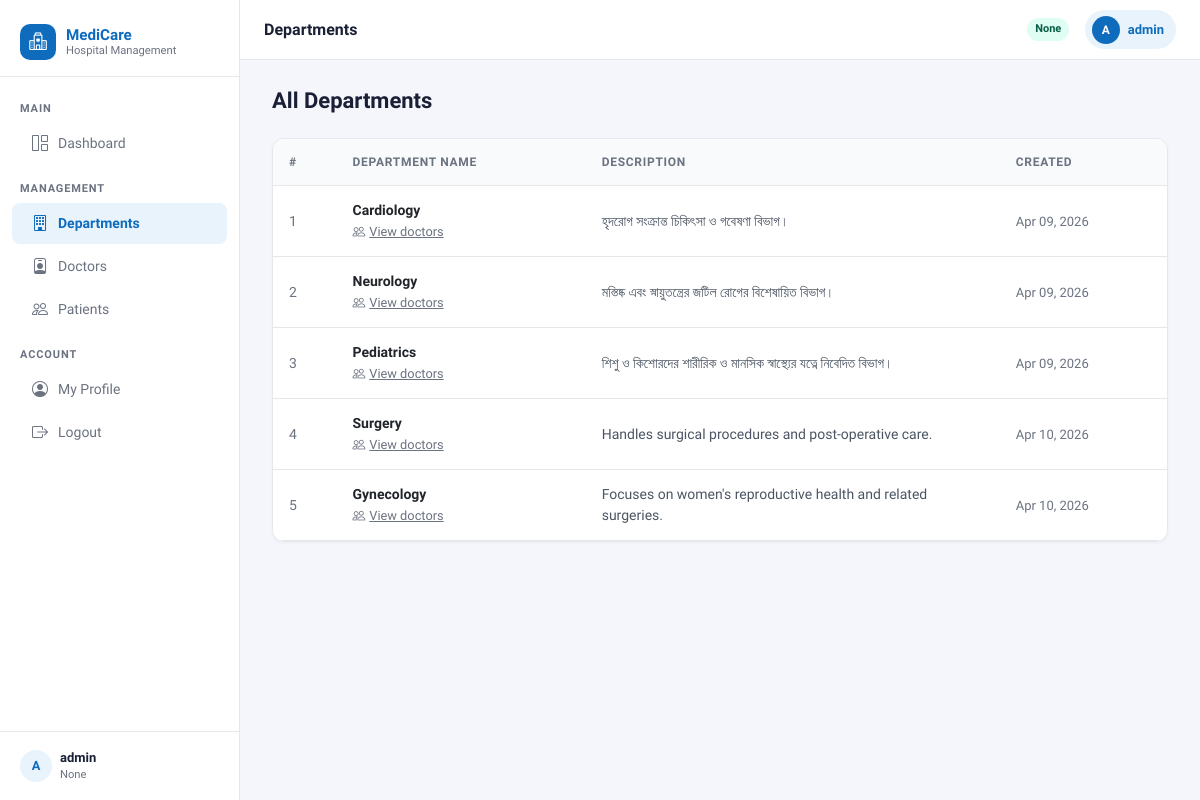
Screenshot of /department-list/ (signed in) with the database file from the repository.
### myapp/models.py (models this page shows, shortened)
class UserInfoModel(AbstractUser):
    USER_TYPE = [
        ("Admin", "Admin"),
        ("Doctor", "Doctor"),
        ("Patient", "Patient"),
    ]
    full_name = models.CharField(max_length=100, null=True)
    address = models.TextField(null=True)
    user_type = models.CharField(choices=USER_TYPE, max_length=20, null=True)

class DepartmentModel(models.Model):
    name = models.CharField(max_length=100, null=True)
    description = models.TextField(null=True)
    created_at = models.DateTimeField(auto_now_add=True, null=True)

### myapp/views.py (the view)
# urls.py: path("department-list/", department_list, name="department_list"),
@login_required
def department_list(request):
    form_data = DepartmentModel.objects.all()
    context = {
        "form_data": form_data,
        "heading": "All Department List",
        "title": "Department List",
    }
    return render(request, "department/department_list.html", context)

### myapp/templates/department/department_list.html (shortened to what this page needs)
{% extends 'master/base.html' %}
{% block nav_dept %}active{% endblock %}
{% block page_title %}Departments{% endblock %}
{% block blockname %}
<div class="page-header">
  <h1>All Departments</h1>
</div>
{% if form_data %}
<div class="table-card">
  <table class="table table-hover">
    <thead>
      <tr>
        <th>#</th>
        <th>Department Name</th>
        <th>Description</th>
        <th>Created</th>
      </tr>
    </thead>
    <tbody>
      {% for dept in form_data %}
        <tr>
          <td class="text-muted">{{ forloop.counter }}</td>
          <td>
            <div class="fw-semibold">{{ dept.name }}</div>
            <a href="{% url 'view_department' dept.id %}" class="text-muted" style="font-size:.8rem;">
              <i class="bi bi-people me-1"></i>View doctors
            </a>
          </td>
          <td style="max-width:260px;color:#4b5563;">{{ dept.description|truncatechars:80 }}</td>
          <td class="text-muted" style="white-space:nowrap;font-size:.8125rem;">{{ dept.created_at|date:"M d, Y" }}</td>
        </tr>
      {% endfor %}
    </tbody>
  </table>
</div>
{% endif %}
{% endblock %}

### myapp/templates/master/base.html (shortened to what this page needs)
<!doctype html>
<html lang="en">
  <head>
    <link href="https://cdn.jsdelivr.net/npm/bootstrap@5.3.0/dist/css/bootstrap.min.css" rel="stylesheet">
    <link href="https://cdn.jsdelivr.net/npm/bootstrap-icons@1.11.0/font/bootstrap-icons.css" rel="stylesheet">
  </head>
  <body>
    <aside class="sidebar" id="sidebar">
      <a class="sidebar-brand" href="{% url 'home' %}">
        <div class="brand-icon"><i class="bi bi-hospital"></i></div>
        <div class="brand-text">
          MediCare
          <small>Hospital Management</small>
        </div>
      </a>
      <nav class="sidebar-nav">
        <div class="nav-section-label">Main</div>
        <a class="sidebar-link {% block nav_dashboard %}{% endblock %}" href="{% url 'dashboard' %}">
          <i class="bi bi-grid-1x2"></i> Dashboard
        </a>
        <div class="nav-section-label mt-2">Management</div>
        <a class="sidebar-link {% block nav_dept %}{% endblock %}" href="{% url 'department_list' %}">
          <i class="bi bi-building"></i> Departments
        </a>
        <a class="sidebar-link {% block nav_doc %}{% endblock %}" href="{% url 'doctor_list' %}">
          <i class="bi bi-person-badge"></i> Doctors
        </a>
        <a class="sidebar-link {% block nav_pat %}{% endblock %}" href="{% url 'patient_list' %}">
          <i class="bi bi-people"></i> Patients
        </a>
        <div class="nav-section-label mt-2">Account</div>
        <a class="sidebar-link {% block nav_profile %}{% endblock %}" href="{% url 'profile' %}">
          <i class="bi bi-person-circle"></i> My Profile
        </a>
        <a class="sidebar-link" href="{% url 'logout_page' %}">
          <i class="bi bi-box-arrow-right"></i> Logout
        </a>
      </nav>
      {% if request.user.is_authenticated %}
      <div class="sidebar-footer">
        <div class="d-flex align-items-center gap-2">
          <div style="width:32px;height:32px;background:var(--primary-light);border-radius:50%;display:flex;align-items:center;justify-content:center;color:var(--primary);font-weight:700;font-size:.8rem;">
            {{ request.user.username|first|upper }}
          </div>
          <div>
            <div style="font-size:.8125rem;font-weight:600;color:var(--text-main);">{{ request.user.full_name|default:request.user.username }}</div>
            <div style="font-size:.7rem;color:var(--text-muted);">{{ request.user.user_type }}</div>
          </div>
        </div>
      </div>
      {% endif %}
    </aside>
    <header class="topbar">
      <span class="topbar-title">{% block page_title %}{{ heading|default:"Dashboard" }}{% endblock %}</span>
      {% if request.user.is_authenticated %}
        <span class="role-badge">{{ request.user.user_type }}</span>
        <a href="{% url 'profile' %}" class="user-badge text-decoration-none">
          <div class="avatar">{{ request.user.username|first|upper }}</div>
          {{ request.user.username }}
        </a>
      {% endif %}
    </header>
    <main class="main-content">
      <div class="page-body">
        {% block blockname %}{% endblock %}
      </div>
    </main>
  </body>
</html>

### myapp/templates/master/base.html (style rules this page uses)
:root { --primary: #0f6cbd; --primary-light: #e8f3fc; --accent: #00b4a0; --danger: #d93025; --warning: #f59e0b; --text-main: #1a1f36; --text-muted: #6b7280; --border: #e5e7eb; --bg-body: #f4f6fb; --card-bg: #ffffff; --sidebar-w: 240px; }
*, *::before, *::after { box-sizing: border-box; }
body { font-family: 'Plus Jakarta Sans', sans-serif; background: var(--bg-body); color: var(--text-main); margin: 0; min-height: 100vh; }
.sidebar { position: fixed; top: 0; left: 0; bottom: 0; width: var(--sidebar-w); background: #ffffff; border-right: 1px solid var(--border); display: flex; flex-direction: column; z-index: 1000; transition: transform .25s ease; }
.sidebar-brand { padding: 1.5rem 1.25rem 1rem; border-bottom: 1px solid var(--border); display: flex; align-items: center; gap: .625rem; text-decoration: none; color: var(--text-main); }
.sidebar-brand .brand-icon { width: 36px; height: 36px; background: var(--primary); border-radius: 10px; display: flex; align-items: center; justify-content: center; color: #fff; font-size: 1.1rem; flex-shrink: 0; }
.sidebar-brand .brand-text { font-size: .95rem; font-weight: 700; line-height: 1.2; }
.sidebar-brand .brand-text small { display: block; font-weight: 400; font-size: .7rem; color: var(--text-muted); }
.sidebar-nav { flex: 1; padding: 1rem 0; overflow-y: auto; }
.nav-section-label { font-size: .6875rem; font-weight: 600; text-transform: uppercase; letter-spacing: .08em; color: var(--text-muted); padding: .5rem 1.25rem .25rem; }
.sidebar-link { display: flex; align-items: center; gap: .625rem; padding: .55rem 1.25rem; color: var(--text-muted); text-decoration: none; font-size: .875rem; font-weight: 500; border-radius: 0; transition: background .15s, color .15s; margin: .1rem .75rem; border-radius: 8px; }
.sidebar-link i { font-size: 1rem; flex-shrink: 0; }
.sidebar-link.active { background: var(--primary-light); color: var(--primary); font-weight: 600; }
.sidebar-footer { padding: 1rem 1.25rem; border-top: 1px solid var(--border); font-size: .8125rem; color: var(--text-muted); }
.topbar { position: fixed; top: 0; left: var(--sidebar-w); right: 0; height: 60px; background: #fff; border-bottom: 1px solid var(--border); display: flex; align-items: center; padding: 0 1.5rem; gap: 1rem; z-index: 999; }
.topbar-title { font-size: 1rem; font-weight: 600; flex: 1; }
.user-badge { display: flex; align-items: center; gap: .5rem; background: var(--primary-light); color: var(--primary); border-radius: 999px; padding: .35rem .75rem .35rem .4rem; font-size: .8125rem; font-weight: 600; }
.user-badge .avatar { width: 28px; height: 28px; background: var(--primary); border-radius: 50%; color: #fff; display: flex; align-items: center; justify-content: center; font-size: .75rem; font-weight: 700; flex-shrink: 0; }
.role-badge { font-size: .6875rem; font-weight: 600; padding: .2rem .5rem; border-radius: 999px; background: #e0fdf4; color: #065f46; }
.main-content { margin-left: var(--sidebar-w); padding-top: 60px; min-height: 100vh; }
.page-body { padding: 1.75rem 2rem; max-width: 1280px; }
.page-header { display: flex; align-items: center; justify-content: space-between; flex-wrap: wrap; gap: 1rem; margin-bottom: 1.5rem; }
.page-header h1 { font-size: 1.375rem; font-weight: 700; margin: 0; }
.table-card { border: 1px solid var(--border); border-radius: 12px; overflow: hidden; background: #fff; box-shadow: 0 1px 3px rgba(0,0,0,.04); }
.table { margin: 0; }
.table thead th { background: #f8fafc; font-size: .75rem; font-weight: 600; text-transform: uppercase; letter-spacing: .06em; color: var(--text-muted); border-bottom: 1px solid var(--border); padding: .875rem 1rem; white-space: nowrap; }
.table tbody td, .table tbody th { padding: .875rem 1rem; vertical-align: middle; border-color: var(--border); font-size: .875rem; }
a { color: inherit; }
.text-muted { color: var(--text-muted) !important; }

### rows the page displays
UserInfoModel: user.username|first "A", user.full_name "admin", user.user_type "None", user.username "admin"
DepartmentModel: name "Cardiology", description "হৃদরোগ সংক্রান্ত চিকিৎসা ও গবেষণা বিভাগ।", created_at "Apr 09, 2026"
DepartmentModel: name "Neurology", description "মস্তিষ্ক এবং স্নায়ুতন্ত্রের জটিল রোগের বিশেষায়িত বিভাগ।", created_at "Apr 09, 2026"
DepartmentModel: name "Pediatrics", description "শিশু ও কিশোরদের শারীরিক ও মানসিক স্বাস্থ্যের যত্নে নিবেদিত বিভাগ।", created_at "Apr 09, 2026"
DepartmentModel: name "Surgery", description "Handles surgical procedures and post-operative care.", created_at "Apr 10, 2026"
DepartmentModel: name "Gynecology", description "Focuses on women's reproductive health and related surgeries.", created_at "Apr 10, 2026"
